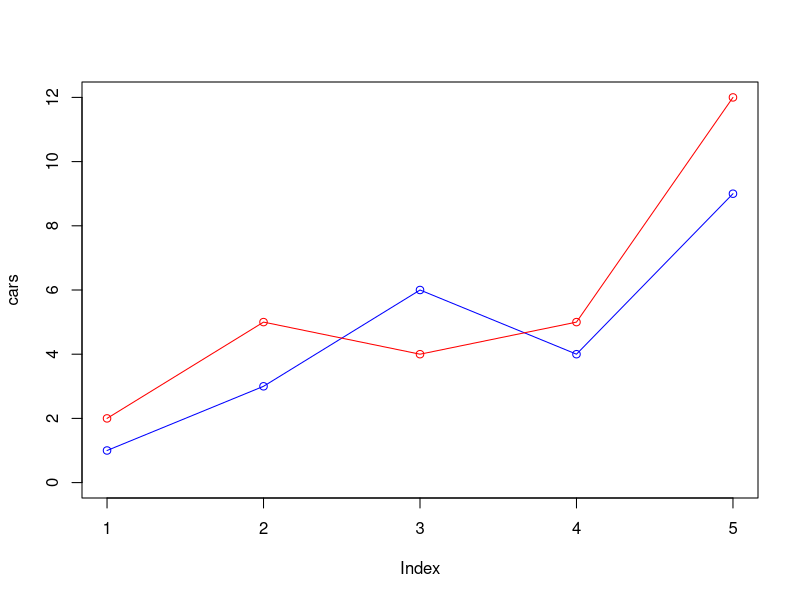

R code for this plot: (Note: this script raises an error after producing the figure.)
######################################
#Example Graphs

cars <- c(1, 3, 6, 4, 9)
trucks <- c(2, 5, 4, 5, 12)
# Graph cars using a y axis that ranges from 0 to 12
plot(cars, type="o", col="blue",ylim=c(0,12))
lines(trucks, type="o", col="red")

barplot(Top.JTable$Freq,names=Top.JTable$journals,
        #main="Top 20 Journals by Publication",
        axes=TRUE,
        las=2,
        cex.names=.7)